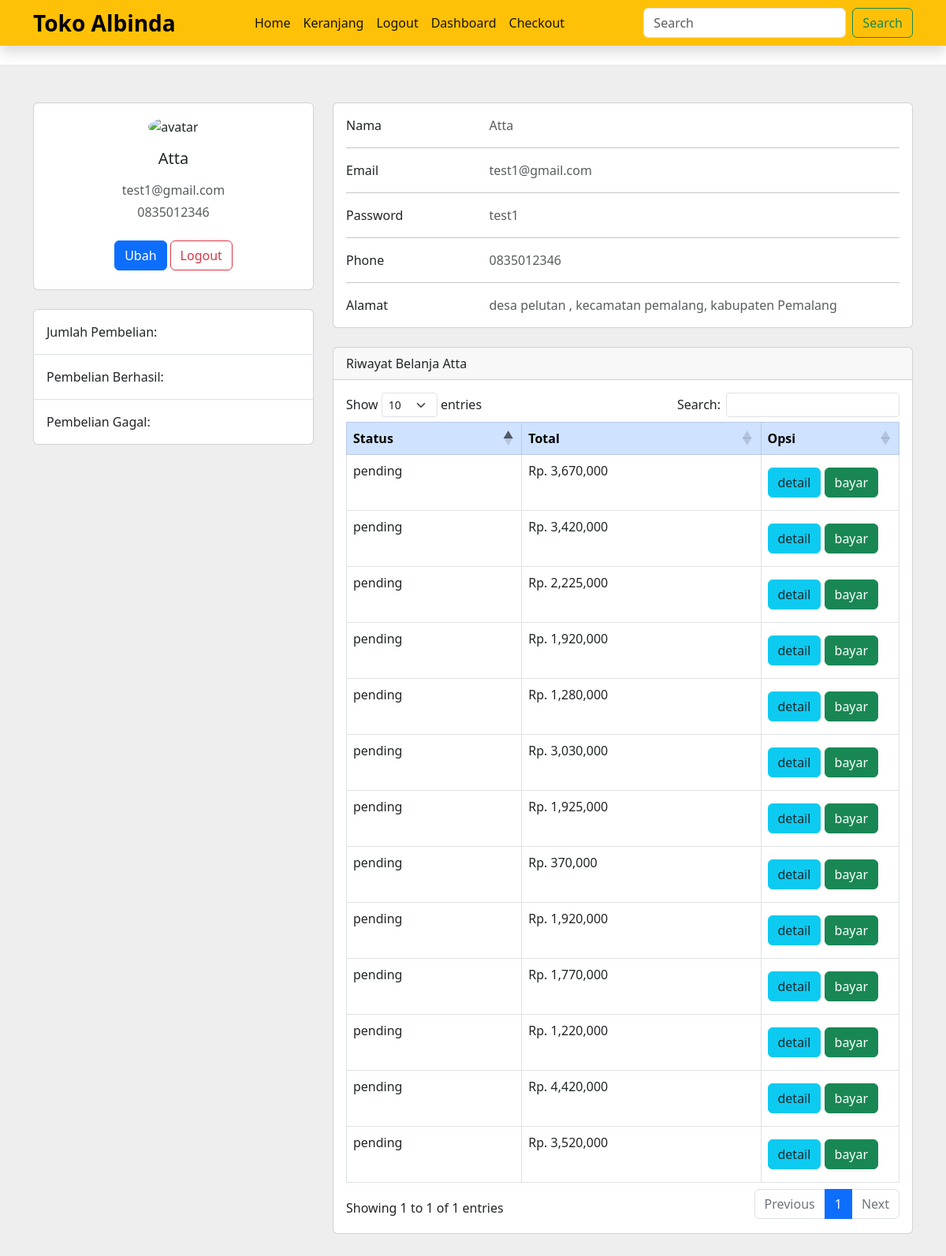
Page /akun.php (signed in) on the committed database.
### tables this page shows
CREATE TABLE `pelanggan` (
  `id_pelanggan` int(50) NOT NULL,
  `email_pelanggan` varchar(50) NOT NULL,
  `password_pelanggan` varchar(50) NOT NULL,
  `nama_pelanggan` text NOT NULL,
  `telepon_pelanggan` varchar(50) NOT NULL,
  `alamat_pelanggan` text NOT NULL
);

CREATE TABLE `pembelian` (
  `id_pembelian` int(11) NOT NULL,
  `id_pelanggan` int(11) NOT NULL,
  `id_ongkir` int(11) NOT NULL,
  `tanggal_pembelian` date NOT NULL,
  `total_pembelian` int(11) NOT NULL,
  `status_pembelian` varchar(100) NOT NULL DEFAULT 'pending'
);

### akun.php (the view, shortened to what this page needs)
<?php
include "koneksi.php";
    $id_pelanggan =  $_SESSION['pelanggan']['id_pelanggan'];
?>
<!DOCTYPE html>
<html lang="en">
<head>
</head>
<body>
<?php include "navbar.php"?>
<section style="background-color: #eee;">
    <div class="container py-5">
        <?php
        $ambil = $koneksi->query("SELECT * FROM pelanggan  WHERE id_pelanggan = '$id_pelanggan'");
        $pecah = $ambil->fetch_assoc();
        ?>
        <div class="row">
        <div class="col-lg-4">
            <div class="card mb-4">
            <div class="card-body text-center">
                <img src="https://images.unsplash.com/photo-1438761681033-6461ffad8d80?ixlib=rb-4.0.3&ixid=M3wxMjA3fDB8MHxwaG90by1wYWdlfHx8fGVufDB8fHx8fA%3D%3D&auto=format&fit=crop&w=870&q=80" alt="avatar"
                class="rounded-circle img-fluid" style="width: 150px;">
                <h5 class="my-3"><?php echo $pecah['nama_pelanggan']; ?></h5>
                <p class="text-muted mb-1"><?php echo $pecah['email_pelanggan']; ?></p>
                <p class="text-muted mb-4"><?php echo $pecah['telepon_pelanggan']; ?></p>
                <div class="d-flex justify-content-center mb-2">
                <a href="ubahProfile.php?id=<?php echo $_SESSION['pelanggan']['id_pelanggan']?>" class="btn btn-primary">Ubah</a>
                <a href="logout.php"><button type="button" class="btn btn-outline-danger ms-1">Logout</button></a>
                </div>
            </div>
            </div>
            <div class="card mb-4 mb-lg-0">
            <div class="card-body p-0">
                <ul class="list-group list-group-flush rounded-3">
                <li class="list-group-item d-flex justify-content-between align-items-center p-3">
                    <p class="mb-0">Jumlah Pembelian: </p>
                </li>
                <li class="list-group-item d-flex justify-content-between align-items-center p-3">
                    <p class="mb-0">Pembelian Berhasil: </p>
                </li>
                <li class="list-group-item d-flex justify-content-between align-items-center p-3">
                    <p class="mb-0">Pembelian Gagal: </p>
                </li>
                </ul>
            </div>
            </div>
        </div>
        <div class="col-lg-8">
            <div class="card mb-4">
            <div class="card-body">
                <div class="row">
                <div class="col-sm-3">
                    <p class="mb-0">Nama</p>
                </div>
                <div class="col-sm-9">
                    <p class="text-muted mb-0"><?php echo $pecah['nama_pelanggan']; ?></p>
                </div>
                </div>
                <hr>
                <div class="row">
                <div class="col-sm-3">
                    <p class="mb-0">Email</p>
                </div>
                <div class="col-sm-9">
                    <p class="text-muted mb-0"><?php echo $pecah['email_pelanggan']; ?></p>
                </div>
                </div>
                <hr>
                <div class="row">
                <div class="col-sm-3">
                    <p class="mb-0">Password</p>
                </div>
                <div class="col-sm-9">
                    <p class="text-muted mb-0"><?php echo $pecah['password_pelanggan']; ?></p>
                </div>
                </div>
                <hr>
                <div class="row">
                <div class="col-sm-3">
                    <p class="mb-0">Phone</p>
                </div>
                <div class="col-sm-9">
                    <p class="text-muted mb-0"><?php echo $pecah['telepon_pelanggan']; ?></p>
                </div>
                </div>
                <hr>
                <div class="row">
                <div class="col-sm-3">
                    <p class="mb-0">Alamat</p>
                </div>
                <div class="col-sm-9">
                    <p class="text-muted mb-0"><?php echo $pecah['alamat_pelanggan']; ?></p>
                </div>
                </div>
            </div>
            </div>
            <div class="col-lg-15">
    <div class="#" style="overflow-x: auto;">
        <div class="card">
        <div class="card-header">
            Riwayat Belanja <?php echo $pecah['nama_pelanggan']; ?>
        </div>
        <div class="card-body container">
        <table id="example" class="table table-bordered">
            <thead class="table-primary">
                <tr>
                    <th>Status</th>
                    <th>Total</th>
                    <th class="w-25">Opsi</th>
                </tr>
            </thead>
            <?php
            $ambil= $koneksi->query("SELECT * FROM pembelian WHERE id_pelanggan = '$id_pelanggan'");
            while ($pecah = $ambil->fetch_assoc()){
            ?>
            <tbody>
                <tr>
                    <td><?php echo $pecah["status_pembelian"] ?></td>
                    <td>Rp. <?php echo number_format($pecah["total_pembelian"]) ?></td>
                    <td>
                        <a href="nota.php?id=<?php echo $pecah['id_pembelian']?>" class="btn btn-info text-dark mb-2 mt-2">detail</a>
                        <?php
                        if ($pecah['status_pembelian'] == "pending"): ?>
                        <a href="bayar.php?id=<?php echo $pecah['id_pembelian']?>" class="btn btn-success">bayar</a>
                        <?php elseif ($pecah['status_pembelian'] == "dikirim"):?>
                            <a href="terima.php?id=<?php echo $pecah['id_pembelian']?>" class="btn btn-primary">Diterima</a>
                            <?php elseif ($pecah['status_pembelian'] == "diterima" || $pecah['status_pembelian'] == "gagal"):?>
                                <a href="hapus.php?id=<?php echo $pecah['id_pembelian']?>" class="btn btn-danger">Hapus</a>
                        <?php else:?>
                            <a href="lihat.php?id=<?php echo $pecah['id_pembelian']?>" class="btn btn-warning">Lihat</a>
                        <?php endif ?>
                    </td>
                </tr>
                <?php } ?>
            </tbody>
        </table>
        </div>
        </div>
            </div>
        </div>
        </div>
    </div>
</section>
</body>
</html>

### rows in the picture
pelanggan: nama_pelanggan "Atta", email_pelanggan "test1@gmail.com", telepon_pelanggan "0835012346", password_pelanggan "test1", alamat_pelanggan "desa pelutan , kecamatan pemalang, kabupaten Pemalang"
pembelian: status_pembelian "pending", total_pembelian "3,670,000"
pembelian: status_pembelian "pending", total_pembelian "3,420,000"
pembelian: status_pembelian "pending", total_pembelian "2,225,000"
pembelian: status_pembelian "pending", total_pembelian "1,920,000"
pembelian: status_pembelian "pending", total_pembelian "1,280,000"
pembelian: status_pembelian "pending", total_pembelian "3,030,000"
pembelian: status_pembelian "pending", total_pembelian "1,925,000"
pembelian: status_pembelian "pending", total_pembelian "370,000"
pembelian: status_pembelian "pending", total_pembelian "1,920,000"
pembelian: status_pembelian "pending", total_pembelian "1,770,000"
pembelian: status_pembelian "pending", total_pembelian "1,220,000"
pembelian: status_pembelian "pending", total_pembelian "4,420,000"
pembelian: status_pembelian "pending", total_pembelian "3,520,000"
